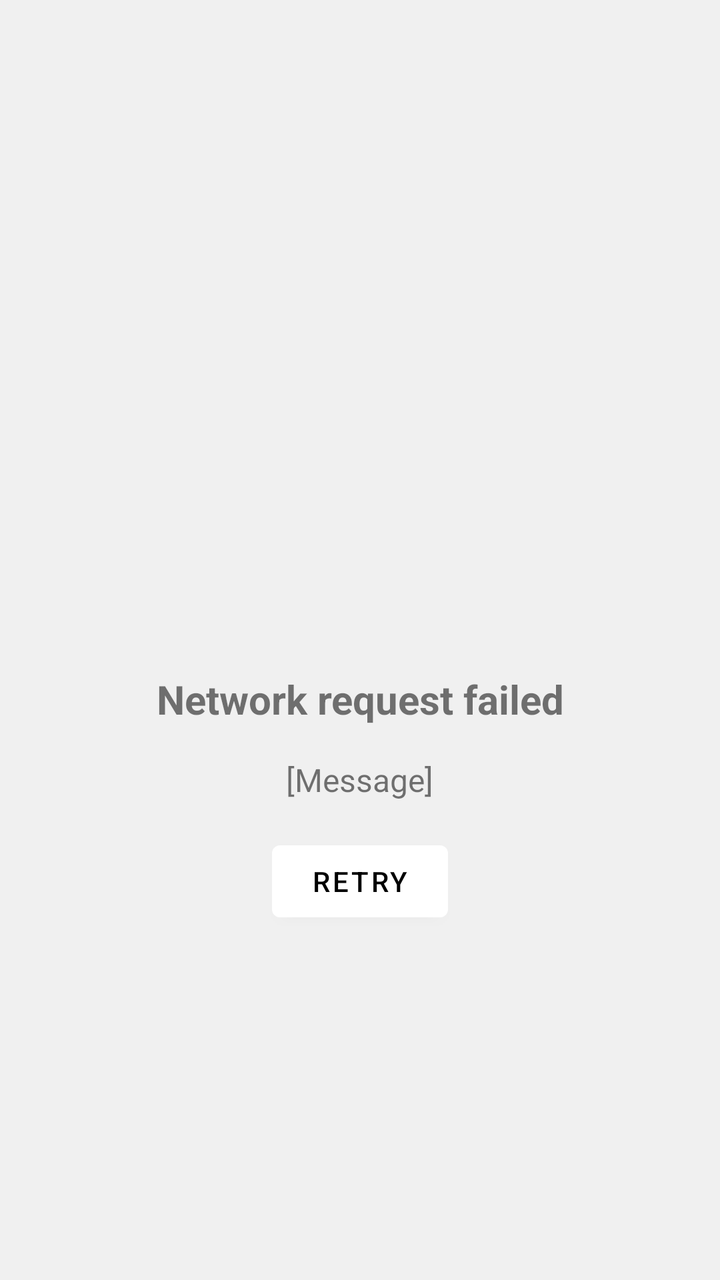
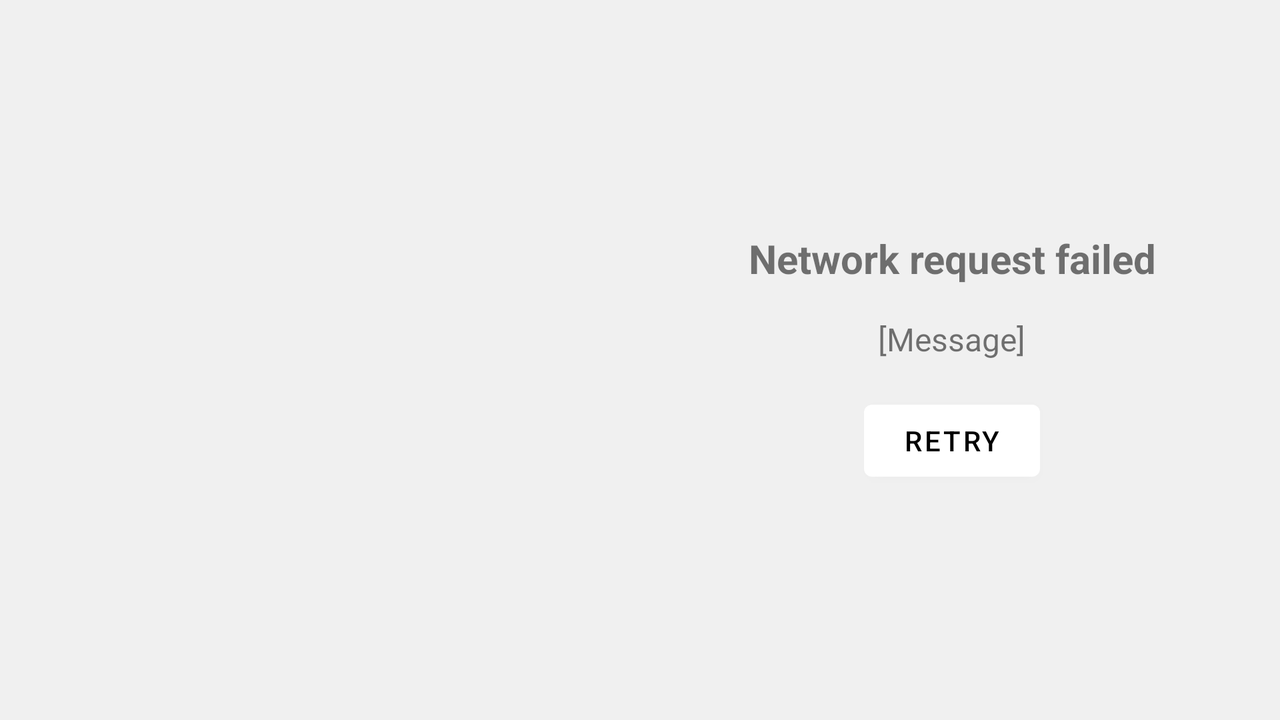

Compare how this app lays out the same screen by default and in its alternative resource folder. The renders come first, then the two layout files and the values they reference.
<!-- AndroidManifest.xml: application theme Theme.EasyWeather -->
<!-- res/layout/layout_connection_error.xml -->
<?xml version="1.0" encoding="utf-8"?>
<LinearLayout xmlns:android="http://schemas.android.com/apk/res/android"
    xmlns:app="http://schemas.android.com/apk/res-auto"
    xmlns:tools="http://schemas.android.com/tools"
    android:layout_width="match_parent"
    android:layout_height="match_parent"
    android:orientation="vertical"
    android:padding="8dp">

    <ImageView
        android:id="@+id/connection_error_image_view"
        android:layout_width="match_parent"
        android:layout_height="0dp"
        android:layout_margin="8dp"
        android:layout_weight="1"
        android:scaleType="fitCenter" />

    <ScrollView
        android:layout_width="match_parent"
        android:layout_height="0dp"
        android:layout_margin="8dp"
        android:layout_weight="1">

        <LinearLayout
            android:layout_width="match_parent"
            android:layout_height="wrap_content"
            android:gravity="center_horizontal"
            android:orientation="vertical">

            <TextView
                android:layout_width="wrap_content"
                android:layout_height="wrap_content"
                android:layout_margin="8dp"
                android:gravity="center"
                android:text="@string/connection_error_text"
                android:textSize="20sp"
                android:textStyle="bold" />

            <TextView
                android:id="@+id/message_text_view"
                android:layout_width="wrap_content"
                android:layout_height="wrap_content"
                android:layout_margin="8dp"
                android:gravity="center"
                android:textSize="16sp"
                android:visibility="gone"
                tools:text="[Message]"
                tools:visibility="visible" />

            <Button
                android:id="@+id/retry_button"
                android:layout_width="wrap_content"
                android:layout_height="wrap_content"
                android:layout_margin="8dp"
                android:gravity="center"
                android:text="@string/retry_button"
                app:icon="@drawable/ic_baseline_refresh_24"
                app:iconGravity="start"
                app:iconPadding="8dp" />

        </LinearLayout>

    </ScrollView>

</LinearLayout>
<!-- resources referenced by this layout -->
<resources>
  <string name="connection_error_text">Network request failed</string>
  <string name="retry_button">Retry</string>
  <style name="Theme.EasyWeather" parent="Theme.MaterialComponents.DayNight">
          
          <item name="colorPrimary">@color/white</item>
          <item name="colorPrimaryVariant">@color/white</item>
          <item name="colorOnPrimary">@color/black</item>
          
          <item name="colorSecondary">@color/teal_200</item>
          <item name="colorSecondaryVariant">@color/teal_700</item>
          <item name="colorOnSecondary">@color/black</item>
          
          <item name="android:statusBarColor" tools:targetApi="l">?attr/colorPrimaryVariant</item>
          <item name="android:windowLightStatusBar" tools:targetApi="m">true</item>
          
          <item name="colorSurface">@color/white</item>
          <item name="colorOnSurface">@color/black</item>
          <item name="android:colorBackground">@color/light_gray</item>
          <item name="colorOnBackground">@color/black</item>
          <item name="android:colorEdgeEffect">@color/dark_gray</item>
      </style>
  <color name="white">#FFFFFFFF</color>
  <color name="black">#FF000000</color>
  <color name="teal_200">#FF03DAC5</color>
  <color name="teal_700">#FF018786</color>
  <color name="light_gray">#F0F0F0</color>
  <color name="dark_gray">#222222</color>
</resources>
<!-- res/layout-land/layout_connection_error.xml (the repository's variant of the layout above) -->
<!-- drawn on the phone turned sideways -->
<?xml version="1.0" encoding="utf-8"?>
<LinearLayout xmlns:android="http://schemas.android.com/apk/res/android"
    xmlns:app="http://schemas.android.com/apk/res-auto"
    xmlns:tools="http://schemas.android.com/tools"
    android:layout_width="match_parent"
    android:layout_height="match_parent"
    android:gravity="center"
    android:orientation="horizontal"
    android:padding="8dp">

    <ImageView
        android:id="@+id/connection_error_image_view"
        android:layout_width="0dp"
        android:layout_height="match_parent"
        android:layout_margin="8dp"
        android:layout_weight="1"
        android:scaleType="fitCenter" />

    <ScrollView
        android:layout_width="0dp"
        android:layout_height="wrap_content"
        android:layout_margin="8dp"
        android:layout_weight="1">

        <LinearLayout
            android:layout_width="match_parent"
            android:layout_height="wrap_content"
            android:gravity="center_horizontal"
            android:orientation="vertical">

            <TextView
                android:layout_width="wrap_content"
                android:layout_height="wrap_content"
                android:layout_margin="8dp"
                android:gravity="center"
                android:text="@string/connection_error_text"
                android:textSize="20sp"
                android:textStyle="bold" />

            <TextView
                android:id="@+id/message_text_view"
                android:layout_width="wrap_content"
                android:layout_height="wrap_content"
                android:layout_margin="8dp"
                android:gravity="center"
                android:textSize="16sp"
                android:visibility="gone"
                tools:text="[Message]"
                tools:visibility="visible" />

            <Button
                android:id="@+id/retry_button"
                android:layout_width="wrap_content"
                android:layout_height="wrap_content"
                android:layout_margin="8dp"
                android:gravity="center"
                android:text="@string/retry_button"
                app:icon="@drawable/ic_baseline_refresh_24"
                app:iconGravity="start"
                app:iconPadding="8dp" />

        </LinearLayout>

    </ScrollView>

</LinearLayout>
